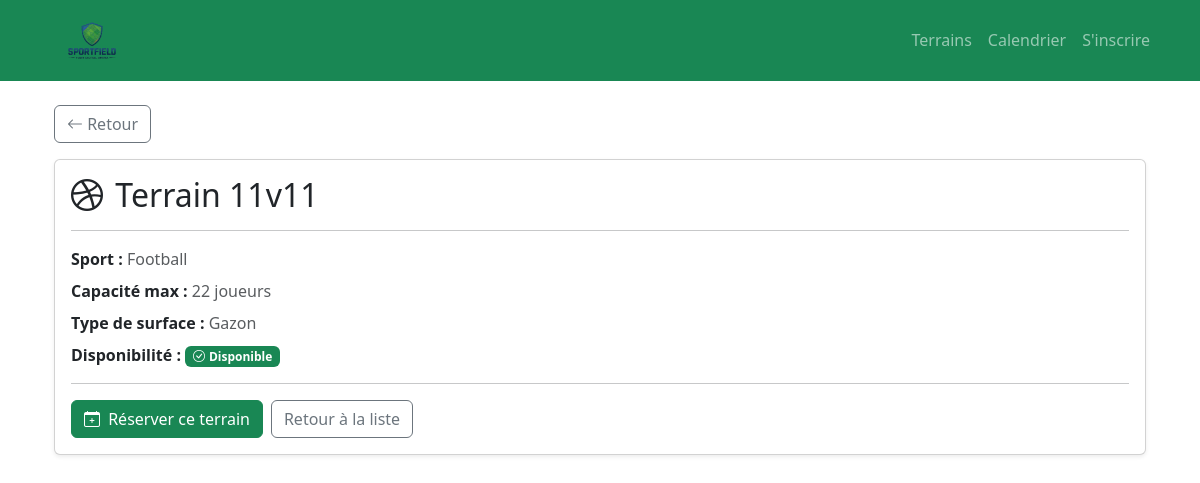
/terrain/1/, run on the app's committed database.
### reservations/models.py (models this page shows, shortened)
class Terrain(models.Model):
    TYPE_CHOICES = [
        ('gazon', 'Gazon'),
        ('synthetique', 'Synthétique'),
        ('parquet', 'Parquet'),
        ('terre', 'Terre battue'),
    ]
    nom = models.CharField(max_length=150)
    type_surface = models.CharField(max_length=20, choices=TYPE_CHOICES)
    type_sport = models.ForeignKey(Sport, on_delete=models.PROTECT, related_name='terrains')
    disponibilite = models.BooleanField(default=True)

class Sport(models.Model):
    nom_sport = models.CharField(max_length=100)
    capacite_max = models.IntegerField()

### reservations/views.py (the view)
# urls.py: path('terrain/<int:pk>/',views.terrain_detail, name='terrain_detail'),
def terrain_detail(request, pk):
    terrain      = get_object_or_404(Terrain, pk=pk)
    reservations = terrain.reservations.order_by(
                       'date_reservation', 'heure_debut')
    return render(request, 'reservations/terrain_detail.html', {
        'terrain':      terrain,
        'reservations': reservations,
    })

### reservations/templates/reservations/terrain_detail.html (shortened to what this page needs)
{% extends 'reservations/base.html' %}
{% block content %}
<div class="container">
  <a href="{% url 'terrain_list' %}" class="btn btn-outline-secondary mb-3">
    <i class="bi bi-arrow-left"></i> Retour
  </a>
  <div class="card shadow-sm">
    <div class="card-body">
      <h2 class="card-title mb-3">
        {% if terrain.type_sport.nom_sport == "Football" %}
          <i class="bi bi-dribbble me-1"></i>
        {% elif terrain.type_sport.nom_sport == "Tennis" %}
          <i class="bi bi-circle me-1"></i>
        {% elif terrain.type_sport.nom_sport == "Basketball" %}
          <i class="bi bi-bullseye me-1"></i>
        {% else %}
          <i class="bi bi-trophy me-1"></i>
        {% endif %}
        {{ terrain.nom }}
      </h2>
      <hr>
      <p class="mb-2">
        <strong>Sport :</strong>
        <span class="text-muted">{{ terrain.type_sport.nom_sport }}</span>
      </p>
      <p class="mb-2">
        <strong>Capacité max :</strong>
        <span class="text-muted">{{ terrain.type_sport.capacite_max }} joueurs</span>
      </p>
      <p class="mb-2">
        <strong>Type de surface :</strong>
        <span class="text-muted">{{ terrain.get_type_surface_display }}</span>
      </p>
      <p class="mb-3">
        <strong>Disponibilité :</strong>
        {% if terrain.disponibilite %}
          <span class="badge bg-success">
            <i class="bi bi-check-circle me-1"></i>Disponible
          </span>
        {% else %}
          <span class="badge bg-danger">
            <i class="bi bi-x-circle me-1"></i>Indisponible
          </span>
        {% endif %}
      </p>
      <hr>
      <div class="d-flex gap-2">
        {% if terrain.disponibilite %}
          <a href="{% url 'reserver' terrain.pk %}" class="btn btn-success">
            <i class="bi bi-calendar-plus me-1"></i> Réserver ce terrain
          </a>
        {% endif %}
        <a href="{% url 'terrain_list' %}" class="btn btn-outline-secondary">
          Retour à la liste
        </a>
      </div>
    </div>
  </div>
</div>
{% endblock %}

### data on the page
Terrain: nom "Terrain 11v11", type_sport.nom_sport "Football", type_sport.capacite_max "22", type_surface "Gazon"
